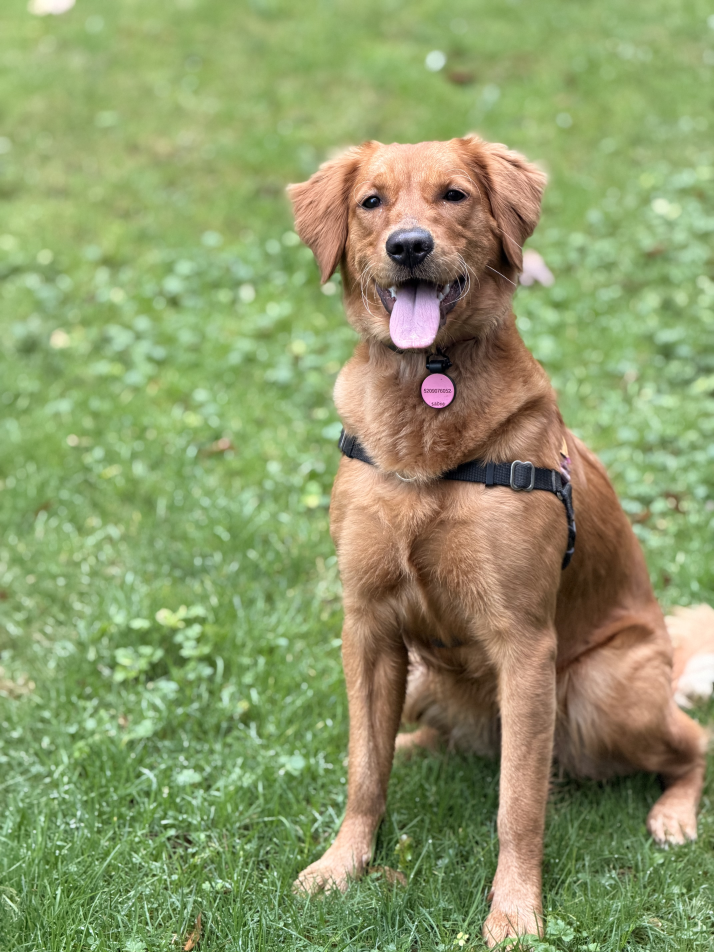
#> input picture skills/last30days/assets/dog-original.jpeg, 4284 x 5712 px (shown at 1/6 size)
$ python crop_to_4x5.py ../../last30days/assets/dog-original.jpeg
#> lines starting #> are read from the running program, lines starting #| are printed output that depends on the picture
#!/usr/bin/env python3
"""
Crop a 1080x1440 (3:4) kie.ai output down to 1080x1350 (4:5) for Instagram.

Default behavior trims equally from top and bottom (45px each side).
Pass --top-bias or --bottom-bias to shift the crop.

Usage:
    python3 crop_to_4x5.py images/anchor-v1.png
    python3 crop_to_4x5.py images/slide-2.png --out images/final/slide-2.png
    python3 crop_to_4x5.py images/anchor-v1.png --top-bias 0   # keep all of top, trim 90px from bottom
"""
from __future__ import annotations

import argparse
import sys
from pathlib import Path

try:
    from PIL import Image
except ImportError:
    print("error: Pillow not installed. Run: python3 -m pip install Pillow", file=sys.stderr)
    raise SystemExit(2)

TARGET_W = 1080
TARGET_H = 1350


def crop(path: Path, out: Path, top_bias: int | None, bottom_bias: int | None) -> None:
    img = Image.open(path)
#> img is the input picture: PIL image 4284x5712 RGB; mean R, G, B 141.6, 153.7, 105.4
    w, h = img.size
#> w = 4284; h = 5712
    if w != TARGET_W:
        new_h = round(h * TARGET_W / w)
#> new_h = 1440
        img = img.resize((TARGET_W, new_h), Image.LANCZOS)
#> img: PIL image 1080x1440 RGB
        w, h = img.size
#> w = 1080; h = 1440
    excess = h - TARGET_H
#> excess = 90
    if excess < 0:
        canvas = Image.new("RGB", (TARGET_W, TARGET_H), color=img.getpixel((0, 0)))
        canvas.paste(img, (0, 0))
        canvas.save(out)
        return
    if top_bias is not None:
        top = max(0, min(excess, top_bias))
    elif bottom_bias is not None:
        top = max(0, excess - max(0, min(excess, bottom_bias)))
    else:
        top = excess // 2
#> top = 45
    bottom = top + TARGET_H
#> bottom = 1395
    cropped = img.crop((0, top, TARGET_W, bottom))
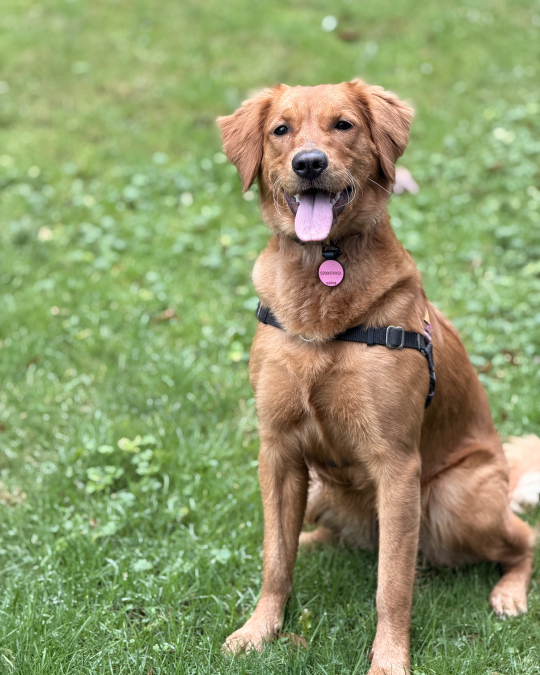
#> cropped: PIL image 1080x1350 RGB (shown at 1/2 size); mean R, G, B 142.1, 153.1, 105.4
    cropped.save(out)


def main() -> int:
    parser = argparse.ArgumentParser(description="Crop a 3:4 image to 4:5 (1080x1350) for Instagram.")
    parser.add_argument("path", type=Path, help="Input image path.")
    parser.add_argument("--out", type=Path, help="Output path (default: alongside input as <stem>-4x5.png, or images/final/<name> if input is in images/).")
    parser.add_argument("--top-bias", type=int, help="Pixels to trim from the top (rest from bottom).")
    parser.add_argument("--bottom-bias", type=int, help="Pixels to trim from the bottom (rest from top).")
    args = parser.parse_args()

    if not args.path.exists():
        print(f"error: {args.path} not found", file=sys.stderr)
        return 1

    if args.out:
        out = args.out
    elif args.path.parent.name == "images":
        out = args.path.parent / "final" / args.path.name
        out.parent.mkdir(exist_ok=True)
    else:
        out = args.path.with_name(f"{args.path.stem}-4x5{args.path.suffix}")

    crop(args.path, out, args.top_bias, args.bottom_bias)
    print(out)
    return 0


if __name__ == "__main__":
    raise SystemExit(main())
#> (the program exits here)

$ run again, on skills/last30days/assets/dog-as-human.png
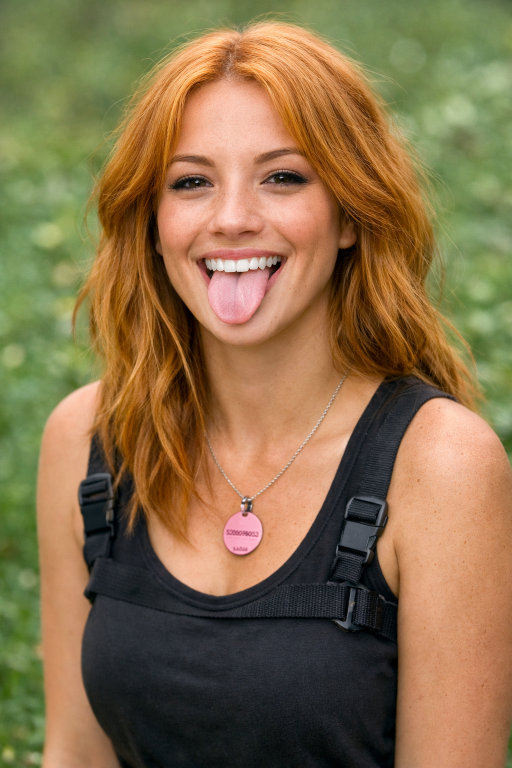
#> input picture skills/last30days/assets/dog-as-human.png, 1024 x 1536 px (shown at 1/2 size)
#> in crop, img is the input picture: PIL image 1024x1536 RGB; mean R, G, B 135.4, 111.4, 74.9
#> img: PIL image 1080x1620 RGB
#> in crop, `cropped = img.crop((0, top, TARGET_W, bottom))`:
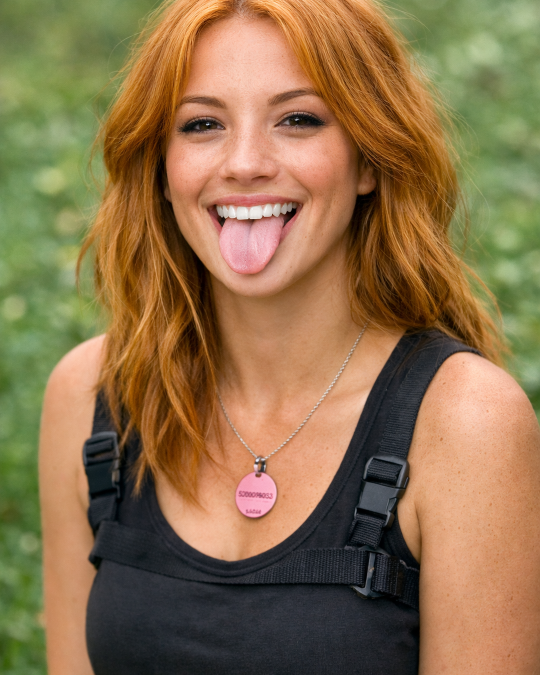
#> cropped: PIL image 1080x1350 RGB (shown at 1/2 size); mean R, G, B 140.8, 113.1, 76
